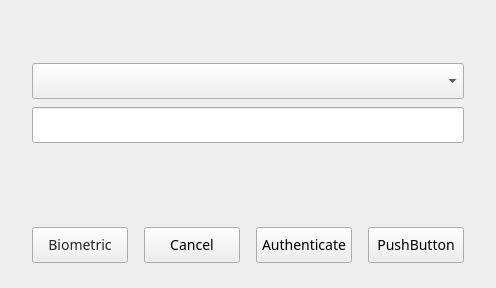
<?xml version="1.0" encoding="UTF-8"?>
<ui version="4.0">
 <class>MainWindow</class>
 <widget class="QWidget" name="MainWindow">
  <property name="geometry">
   <rect>
    <x>0</x>
    <y>0</y>
    <width>420</width>
    <height>284</height>
   </rect>
  </property>
  <property name="windowTitle">
   <string>Form</string>
  </property>
  <property name="styleSheet">
   <string notr="true"/>
  </property>
  <property name="windowFilePath">
   <string/>
  </property>
  <layout class="QVBoxLayout" name="verticalLayout_2">
   <property name="spacing">
    <number>0</number>
   </property>
   <property name="sizeConstraint">
    <enum>QLayout::SetDefaultConstraint</enum>
   </property>
   <property name="leftMargin">
    <number>32</number>
   </property>
   <property name="topMargin">
    <number>0</number>
   </property>
   <property name="rightMargin">
    <number>32</number>
   </property>
   <property name="bottomMargin">
    <number>25</number>
   </property>
   <item>
    <layout class="QFormLayout" name="formLayout">
     <property name="horizontalSpacing">
      <number>0</number>
     </property>
     <property name="verticalSpacing">
      <number>8</number>
     </property>
     <item row="0" column="1">
      <widget class="QLabel" name="lblHeader">
       <property name="font">
        <font>
         <family>PingFangSC-Medium,PingFang SC</family>
         <pointsize>-1</pointsize>
         <weight>62</weight>
         <bold>true</bold>
        </font>
       </property>
       <property name="styleSheet">
        <string notr="true">font-size: 18px;
font-family: PingFangSC-Medium, PingFang SC;
font-weight: 500;</string>
       </property>
       <property name="text">
        <string/>
       </property>
       <property name="wordWrap">
        <bool>true</bool>
       </property>
      </widget>
     </item>
     <item row="1" column="1">
      <layout class="QFormLayout" name="bioAuthLayout"/>
     </item>
     <item row="2" column="1">
      <widget class="QLabel" name="lblContent">
       <property name="styleSheet">
        <string notr="true">font:  14px &quot;PingFangSC-Regular, PingFang SC&quot;;</string>
       </property>
       <property name="text">
        <string/>
       </property>
       <property name="wordWrap">
        <bool>true</bool>
       </property>
      </widget>
     </item>
     <item row="3" column="1">
      <widget class="QComboBox" name="cmbUsers">
       <property name="minimumSize">
        <size>
         <width>0</width>
         <height>36</height>
        </size>
       </property>
       <property name="styleSheet">
        <string notr="true">font-size: 14px;
font-family: PingFangSC-Regular, PingFang SC;
font-weight: 400;</string>
       </property>
      </widget>
     </item>
     <item row="4" column="1">
      <widget class="QWidget" name="widgetPasswdAuth" native="true">
       <property name="minimumSize">
        <size>
         <width>0</width>
         <height>120</height>
        </size>
       </property>
       <layout class="QVBoxLayout" name="verticalLayout">
        <property name="spacing">
         <number>0</number>
        </property>
        <property name="leftMargin">
         <number>0</number>
        </property>
        <property name="topMargin">
         <number>0</number>
        </property>
        <property name="rightMargin">
         <number>0</number>
        </property>
        <item>
         <layout class="QFormLayout" name="formLayout_2">
          <property name="horizontalSpacing">
           <number>0</number>
          </property>
          <property name="verticalSpacing">
           <number>0</number>
          </property>
          <item row="0" column="0" colspan="2">
           <widget class="QLineEdit" name="lePassword">
            <property name="minimumSize">
             <size>
              <width>0</width>
              <height>36</height>
             </size>
            </property>
            <property name="contextMenuPolicy">
             <enum>Qt::NoContextMenu</enum>
            </property>
            <property name="layoutDirection">
             <enum>Qt::LeftToRight</enum>
            </property>
            <property name="styleSheet">
             <string notr="true">font-size: 14px;
font-family: PingFangSC-Regular, PingFang SC;
font-weight: 400;</string>
            </property>
           </widget>
          </item>
          <item row="1" column="1">
           <widget class="QLabel" name="lblMessage">
            <property name="minimumSize">
             <size>
              <width>0</width>
              <height>20</height>
             </size>
            </property>
            <property name="text">
             <string/>
            </property>
            <property name="alignment">
             <set>Qt::AlignLeading|Qt::AlignLeft|Qt::AlignVCenter</set>
            </property>
            <property name="wordWrap">
             <bool>true</bool>
            </property>
           </widget>
          </item>
         </layout>
        </item>
       </layout>
      </widget>
     </item>
    </layout>
   </item>
   <item>
    <layout class="QHBoxLayout" name="horizontalLayout_7" stretch="0,0,0,0,0,0">
     <property name="spacing">
      <number>16</number>
     </property>
     <property name="leftMargin">
      <number>0</number>
     </property>
     <property name="topMargin">
      <number>0</number>
     </property>
     <property name="rightMargin">
      <number>0</number>
     </property>
     <property name="bottomMargin">
      <number>0</number>
     </property>
     <item>
      <widget class="QPushButton" name="btnBioAuth">
       <property name="minimumSize">
        <size>
         <width>96</width>
         <height>36</height>
        </size>
       </property>
       <property name="maximumSize">
        <size>
         <width>96</width>
         <height>36</height>
        </size>
       </property>
       <property name="cursor">
        <cursorShape>PointingHandCursor</cursorShape>
       </property>
       <property name="styleSheet">
        <string notr="true">font-size: 14px;
font-family: PingFangSC-Regular, PingFang SC;
font-weight: 400;
color: rgba(0, 0, 0, 0.85);
line-height: 20px;</string>
       </property>
       <property name="text">
        <string>Biometric</string>
       </property>
       <property name="checkable">
        <bool>false</bool>
       </property>
       <property name="checked">
        <bool>false</bool>
       </property>
      </widget>
     </item>
     <item>
      <spacer name="horizontalSpacer_6">
       <property name="orientation">
        <enum>Qt::Horizontal</enum>
       </property>
       <property name="sizeType">
        <enum>QSizePolicy::Minimum</enum>
       </property>
       <property name="sizeHint" stdset="0">
        <size>
         <width>0</width>
         <height>36</height>
        </size>
       </property>
      </spacer>
     </item>
     <item>
      <spacer name="horizontalSpacer">
       <property name="orientation">
        <enum>Qt::Horizontal</enum>
       </property>
       <property name="sizeHint" stdset="0">
        <size>
         <width>0</width>
         <height>20</height>
        </size>
       </property>
      </spacer>
     </item>
     <item>
      <widget class="QPushButton" name="btnCancel">
       <property name="sizePolicy">
        <sizepolicy hsizetype="Preferred" vsizetype="Fixed">
         <horstretch>0</horstretch>
         <verstretch>0</verstretch>
        </sizepolicy>
       </property>
       <property name="minimumSize">
        <size>
         <width>96</width>
         <height>36</height>
        </size>
       </property>
       <property name="maximumSize">
        <size>
         <width>96</width>
         <height>36</height>
        </size>
       </property>
       <property name="cursor">
        <cursorShape>PointingHandCursor</cursorShape>
       </property>
       <property name="styleSheet">
        <string notr="true">font-size: 14px;
font-family: PingFangSC-Regular, PingFang SC;
font-weight: 400;</string>
       </property>
       <property name="text">
        <string>Cancel</string>
       </property>
       <property name="default">
        <bool>false</bool>
       </property>
      </widget>
     </item>
     <item>
      <widget class="QPushButton" name="btnAuth">
       <property name="sizePolicy">
        <sizepolicy hsizetype="Preferred" vsizetype="Fixed">
         <horstretch>0</horstretch>
         <verstretch>0</verstretch>
        </sizepolicy>
       </property>
       <property name="minimumSize">
        <size>
         <width>96</width>
         <height>36</height>
        </size>
       </property>
       <property name="maximumSize">
        <size>
         <width>96</width>
         <height>36</height>
        </size>
       </property>
       <property name="cursor">
        <cursorShape>PointingHandCursor</cursorShape>
       </property>
       <property name="styleSheet">
        <string notr="true">font-size: 14px;
font-family: PingFangSC-Regular, PingFang SC;
font-weight: 400;</string>
       </property>
       <property name="text">
        <string>Authenticate</string>
       </property>
      </widget>
     </item>
     <item>
      <widget class="QPushButton" name="returnButton">
       <property name="minimumSize">
        <size>
         <width>96</width>
         <height>36</height>
        </size>
       </property>
       <property name="maximumSize">
        <size>
         <width>96</width>
         <height>36</height>
        </size>
       </property>
       <property name="styleSheet">
        <string notr="true">font-size: 14px;
font-family: PingFangSC-Regular, PingFang SC;
font-weight: 400;
color: #000000;
line-height: 20px;</string>
       </property>
       <property name="text">
        <string>PushButton</string>
       </property>
      </widget>
     </item>
    </layout>
   </item>
  </layout>
 </widget>
 <resources/>
 <connections/>
</ui>
